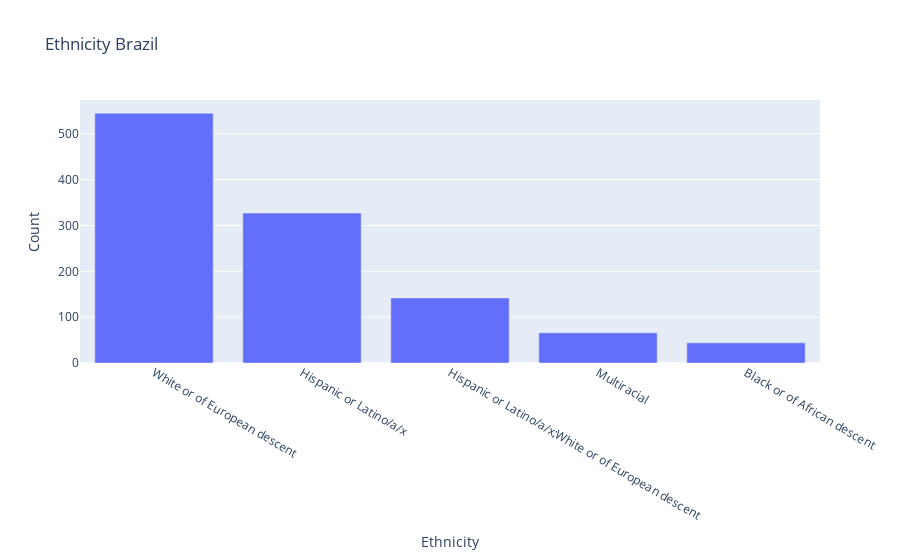

The notebook cell saved with this chart:
### Code cell
fig = px.bar(data[0:5], x="Ethnicity", y="Count", title="Ethnicity Brazil")
fig.show()

### Figure 1 — Plotly figure (JSON) as saved in the notebook; plotly's stock layout.template omitted (floating-point values rounded to 4 significant figures)
{"data": [{"alignmentgroup": "True", "hovertemplate": "Ethnicity=%{x}<br>Count=%{y}<extra></extra>", "legendgroup": "", "marker": {"color": "#636efa"}, "name": "", "offsetgroup": "", "orientation": "v", "showlegend": false, "textposition": "auto", "type": "bar", "x": ["White or of European descent", "Hispanic or Latino/a/x", "Hispanic or Latino/a/x;White or of European descent", "Multiracial", "Black or of African descent"], "xaxis": "x", "y": [545, 327, 142, 66, 44], "yaxis": "y"}], "layout": {"barmode": "relative", "legend": {"tracegroupgap": 0}, "title": {"text": "Ethnicity Brazil"}, "xaxis": {"anchor": "y", "domain": [0, 1], "title": {"text": "Ethnicity"}}, "yaxis": {"anchor": "x", "domain": [0, 1], "title": {"text": "Count"}}}}
